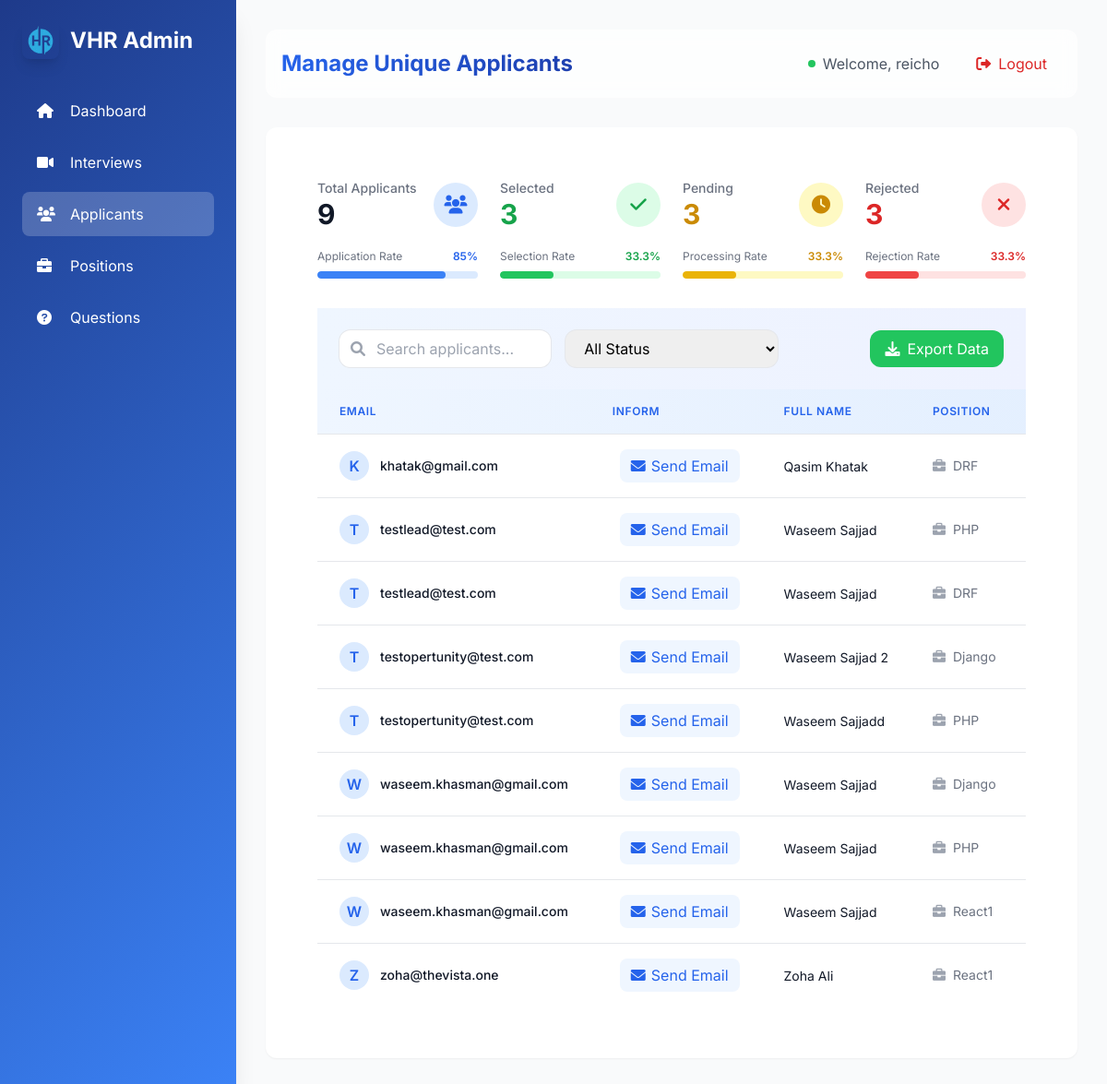
Page /unique_applicants/ (signed in) on the committed database.
### interviews/models.py (models this page shows, shortened)
class Applicant(models.Model):
    STATUS_CHOICES = [
        ('Pending', 'Pending'),
        ('Selected', 'Selected'),
        ('Rejected', 'Rejected'),
    ]
    user = models.ForeignKey(User, on_delete=models.CASCADE, related_name="applicants", null=True, blank=True)
    fullname = models.CharField(max_length=255)
    email = models.EmailField()
    position = models.ForeignKey(Position, on_delete=models.CASCADE, related_name="applicants")
    status = models.CharField(max_length=10, choices=STATUS_CHOICES, default='Pending')
    resume = models.FileField(upload_to='resumes/', null=True, blank=True)
    created_at = models.DateTimeField(auto_now_add=True)
    class Meta:
        unique_together = ('email', 'position')

### interviews/views.py (the view)
# urls.py: path('unique_applicants/', manage_unique_applicants, name='manage_unique_applicants'),
@login_required
def manage_unique_applicants(request):
    unique_applicants = Applicant.objects.values(
        'id',
        'email',
        'position',
        'position__name',
        'fullname',
        'status'
    ).annotate(
        responses_count=Count('responses')
    ).order_by('email')
    total_count = unique_applicants.count()
    status_counts = Applicant.objects.values('status').annotate(
        count=Count('id')
    ).order_by('status')
    selected_count = 0
    pending_count = 0
    rejected_count = 0
    for status in status_counts:
        if status['status'] == 'Selected':
            selected_count = status['count']
        elif status['status'] == 'Pending':
            pending_count = status['count']
        elif status['status'] == 'Rejected':
            rejected_count = status['count']
    selection_rate = round((selected_count / total_count * 100) if total_count > 0 else 0, 1)
    processing_rate = round((pending_count / total_count * 100) if total_count > 0 else 0, 1)
    rejection_rate = round((rejected_count / total_count * 100) if total_count > 0 else 0, 1)
    today = timezone.now()
    thirty_days_ago = today - timedelta(days=30)
    sixty_days_ago = today - timedelta(days=60)
    recent_applications = Applicant.objects.filter(created_at__gte=thirty_days_ago).count()
    previous_applications = Applicant.objects.filter(
        created_at__gte=sixty_days_ago,
        created_at__lt=thirty_days_ago
    ).count()
    application_rate = round(
        ((recent_applications - previous_applications) / previous_applications * 100)
        if previous_applications > 0 else 0,
        1
    )
    context = {
        'unique_applicants': unique_applicants,
        'total_count': total_count,
        'selected_count': selected_count,
        'pending_count': pending_count,
        'rejected_count': rejected_count,
        'selection_rate': selection_rate,
        'processing_rate': processing_rate,
        'rejection_rate': rejection_rate,
        'application_rate': application_rate
    }
    return render(request, 'admin/manage_unique_applicants.html', context)

### interviews/templates/admin/manage_unique_applicants.html (shortened to what this page needs)
{% extends "admin/base_admin.html" %}
{% load response_filters %}
{% block admin_content %}
<div class="max-w-7xl mx-auto px-4 sm:px-6 lg:px-8 py-8">
    <div class="grid grid-cols-1 md:grid-cols-4 gap-6 mb-8">
        <div class="stat-card">
            <div class="flex justify-between items-center">
                <div>
                    <p class="text-gray-500 text-sm font-medium">Total Applicants</p>
                    <p class="text-3xl font-bold text-gray-900">{{ total_count }}</p>
                </div>
                <div class="w-12 h-12 rounded-full bg-blue-100 flex items-center justify-center">
                    <i class="fas fa-users text-blue-600 text-xl"></i>
                </div>
            </div>
            <div class="mt-4">
                <div class="relative pt-1">
                    <div class="flex mb-2 items-center justify-between">
                        <div class="text-xs text-gray-500">Application Rate</div>
                        <div class="text-xs font-semibold text-blue-600">85%</div>
                    </div>
                    <div class="overflow-hidden h-2 text-xs flex rounded bg-blue-100">
                        <div class="w-4/5 bg-blue-500 rounded-full"></div>
                    </div>
                </div>
            </div>
        </div>
<div class="stat-card">
    <div class="flex justify-between items-center">
        <div>
            <p class="text-gray-500 text-sm font-medium">Selected</p>
            <p class="text-3xl font-bold text-green-600">{{ selected_count }}</p>
        </div>
        <div class="w-12 h-12 rounded-full bg-green-100 flex items-center justify-center">
            <i class="fas fa-check text-green-600 text-xl"></i>
        </div>
    </div>
    <div class="mt-4">
        <div class="relative pt-1">
            <div class="flex mb-2 items-center justify-between">
                <div class="text-xs text-gray-500">Selection Rate</div>
                <div class="text-xs font-semibold text-green-600">{{ selection_rate }}%</div>
            </div>
            <div class="overflow-hidden h-2 text-xs flex rounded bg-green-100">
                <div class="bg-green-500 rounded-full" style="width: {{ selection_rate }}%"></div>
            </div>
        </div>
    </div>
</div>
<div class="stat-card">
    <div class="flex justify-between items-center">
        <div>
            <p class="text-gray-500 text-sm font-medium">Pending</p>
            <p class="text-3xl font-bold text-yellow-600">{{ pending_count }}</p>
        </div>
        <div class="w-12 h-12 rounded-full bg-yellow-100 flex items-center justify-center">
            <i class="fas fa-clock text-yellow-600 text-xl"></i>
        </div>
    </div>
    <div class="mt-4">
        <div class="relative pt-1">
            <div class="flex mb-2 items-center justify-between">
                <div class="text-xs text-gray-500">Processing Rate</div>
                <div class="text-xs font-semibold text-yellow-600">{{ processing_rate }}%</div>
            </div>
            <div class="overflow-hidden h-2 text-xs flex rounded bg-yellow-100">
                <div class="bg-yellow-500 rounded-full" style="width: {{ processing_rate }}%"></div>
            </div>
        </div>
    </div>
</div>
<div class="stat-card">
    <div class="flex justify-between items-center">
        <div>
            <p class="text-gray-500 text-sm font-medium">Rejected</p>
            <p class="text-3xl font-bold text-red-600">{{ rejected_count }}</p>
        </div>
        <div class="w-12 h-12 rounded-full bg-red-100 flex items-center justify-center">
            <i class="fas fa-times text-red-600 text-xl"></i>
        </div>
    </div>
    <div class="mt-4">
        <div class="relative pt-1">
            <div class="flex mb-2 items-center justify-between">
                <div class="text-xs text-gray-500">Rejection Rate</div>
                <div class="text-xs font-semibold text-red-600">{{ rejection_rate }}%</div>
            </div>
            <div class="overflow-hidden h-2 text-xs flex rounded bg-red-100">
                <div class="bg-red-500 rounded-full" style="width: {{ rejection_rate }}%"></div>
            </div>
        </div>
    </div>
</div>
    </div>
    <div class="fancy-border">
        <div class="fancy-content">
            <div class="p-6 bg-gradient-to-r from-blue-50 to-indigo-50">
                <div class="grid grid-cols-1 md:grid-cols-3 gap-4">
                    <div class="relative">
                        <input type="text" id="searchInput"
                               placeholder="Search applicants..."
                               class="w-full pl-10 pr-4 py-2 rounded-xl border-0 ring-1 ring-gray-200 focus:ring-2 focus:ring-blue-500 transition-all duration-300">
                        <i class="fas fa-search absolute left-3 top-1/2 transform -translate-y-1/2 text-gray-400"></i>
                    </div>
                    <div class="flex space-x-4">
                        <select id="status-filter" class="w-full px-4 py-2 rounded-xl border-0 ring-1 ring-gray-200 focus:ring-2 focus:ring-blue-500 transition-all duration-300">
                            <option value="">All Status</option>
                        </select>
                    </div>
                    <div class="flex justify-end">
                        <button onclick="exportToCSV()"
                                class="px-4 py-2 bg-green-500 text-white rounded-xl hover:bg-green-600 transition-all duration-300 flex items-center">
                            <i class="fas fa-download mr-2"></i>Export Data
                        </button>
                    </div>
                </div>
            </div>
        <div class="overflow-x-auto">
            <table class="min-w-full divide-y divide-gray-200">
                <thead class="bg-gradient-to-r from-blue-50 to-blue-100">
                    <tr>
                        <th class="px-6 py-4 text-left text-xs font-semibold text-blue-600 uppercase tracking-wider">Email</th>
                        <th class="px-6 py-4 text-left text-xs font-semibold text-blue-600 uppercase tracking-wider">Inform</th>
                        <th class="px-6 py-4 text-left text-xs font-semibold text-blue-600 uppercase tracking-wider">Full Name</th>
                        <th class="px-6 py-4 text-left text-xs font-semibold text-blue-600 uppercase tracking-wider">Position</th>
                        <th class="px-6 py-4 text-left text-xs font-semibold text-blue-600 uppercase tracking-wider">Total Responses</th>
                    </tr>
                </thead>
                <tbody class="bg-white divide-y divide-gray-200">
                    {% for applicant in unique_applicants %}
                    <tr class="table-row-animate" data-aos="fade-left" data-aos-delay="{{ forloop.counter|multiply:100 }}">
                        <td class="px-6 py-4 whitespace-nowrap">
                            <div class="flex items-center">
                                <div class="w-8 h-8 bg-blue-100 rounded-full flex items-center justify-center mr-3">
                                    <span class="text-blue-600 font-semibold">{{ applicant.email|first|upper }}</span>
                                </div>
                                <span class="text-sm font-medium text-gray-900">{{ applicant.email }}</span>
                            </div>
                        </td>
                        <td class="px-6 py-4 whitespace-nowrap">
                            <button onclick="sendEmail('{{ applicant.email }}', '{{ applicant.status }}', '{{ applicant.position }}')"
                            class="action-button inline-flex items-center px-3 py-1.5 bg-blue-50 text-blue-600 rounded-lg hover:bg-blue-100 ml-2">
                        <i class="fas fa-envelope mr-1.5"></i>Send Email
                            </button>
                        </td>
                        <td class="px-6 py-4 whitespace-nowrap">
                            <span class="text-sm text-gray-900">{{ applicant.fullname }}</span>
                        </td>
                        <td class="px-6 py-4 whitespace-nowrap">
                            <div class="flex items-center text-sm text-gray-500">
                                <i class="fas fa-briefcase mr-2 text-gray-400"></i>
                                {{ applicant.position__name }}
                            </div>
                        </td>
                        <td class="px-6 py-4 whitespace-nowrap">
                        </td>
                    </tr>
                    {% endfor %}
                </tbody>
            </table>
        </div>
    </div>
</div>
{% endblock %}

### interviews/templates/admin/base_admin.html (shortened to what this page needs)
{% load static %}
<!DOCTYPE html>
<html lang="en">
  <head>
    <script src="https://cdn.tailwindcss.com"></script>
    <link
      href="https://cdnjs.cloudflare.com/ajax/libs/font-awesome/6.0.0/css/all.min.css"
      rel="stylesheet"
    />
  </head>
  <body class="bg-gray-50">
    <div
      id="sidebar"
      class="sidebar fixed inset-y-0 left-0 w-64 gradient-bg text-white shadow-xl z-30"
    >
      <div class="p-6">
        <div class="flex items-center space-x-3 mb-8">
          <img
            src="{% static 'images/logo.png' %}"
            alt="VHR Logo"
            class="w-10 h-10 rounded-lg object-cover shadow-lg"
          />
          <h1 class="text-2xl font-bold">VHR Admin</h1>
        </div>
        <nav class="space-y-2">
          <a
            href="{% url 'admin_dashboard' %}"
            class="sidebar-item flex items-center py-3 px-4 rounded-lg transition {% if request.resolver_match.url_name == 'admin_dashboard' %}bg-white bg-opacity-20{% endif %} hover:bg-white hover:bg-opacity-10"
          >
            <i class="fas fa-home w-6"></i>
            <span class="ml-3">Dashboard</span>
          </a>
          <a
            href="{% url 'manage_interviews' %}"
            class="sidebar-item flex items-center py-3 px-4 rounded-lg transition {% if request.resolver_match.url_name == 'manage_interviews' %}bg-white bg-opacity-20{% endif %} hover:bg-white hover:bg-opacity-10"
          >
            <i class="fas fa-video w-6"></i>
            <span class="ml-3">Interviews</span>
          </a>
          <a
            href="{% url 'manage_unique_applicants' %}"
            class="sidebar-item flex items-center py-3 px-4 rounded-lg transition {% if request.resolver_match.url_name == 'manage_unique_applicants' %}bg-white bg-opacity-20{% endif %} hover:bg-white hover:bg-opacity-10"
          >
            <i class="fas fa-users w-6"></i>
            <span class="ml-3">Applicants</span>
          </a>
          <a
            href="{% url 'manage_positions' %}"
            class="sidebar-item flex items-center py-3 px-4 rounded-lg transition {% if request.resolver_match.url_name == 'manage_positions' %}bg-white bg-opacity-20{% endif %} hover:bg-white hover:bg-opacity-10"
          >
            <i class="fas fa-briefcase w-6"></i>
            <span class="ml-3">Positions</span>
          </a>
          <a
            href="{% url 'manage_questions' %}"
            class="sidebar-item flex items-center py-3 px-4 rounded-lg transition {% if request.resolver_match.url_name == 'manage_questions' %}bg-white bg-opacity-20{% endif %} hover:bg-white hover:bg-opacity-10"
          >
            <i class="fas fa-question-circle w-6"></i>
            <span class="ml-3">Questions</span>
          </a>
        </nav>
      </div>
    </div>
    <div class="main-content ml-0 md:ml-64 p-8 min-h-screen">
      <div
        class="flex justify-between items-center mb-8 p-4 glassmorphism rounded-xl"
      >
        <h2
          class="text-2xl font-bold bg-gradient-to-r from-blue-600 to-blue-800 bg-clip-text text-transparent"
        >
        </h2>
        <div class="flex items-center space-x-6">
          <div class="flex items-center space-x-2">
            <div class="w-2 h-2 bg-green-500 rounded-full"></div>
            <span class="text-gray-600"
              >Welcome, {{ request.user.username }}</span
            >
          </div>
          <form method="POST" action="{% url 'admin_logout' %}" class="inline">
            <button
              type="submit"
              class="flex items-center space-x-2 px-4 py-2 rounded-lg text-red-600 hover:bg-red-50 transition-colors"
            >
              <i class="fas fa-sign-out-alt"></i>
              <span>Logout</span>
            </button>
          </form>
        </div>
      </div>
      <div class="p-6 bg-white rounded-xl shadow-sm">
        {% block admin_content %}{% endblock %}
      </div>
    </div>
  </body>
</html>

### interviews/templates/admin/base_admin.html (style rules this page uses)
body { font-family: "Inter", sans-serif; }
.sidebar-item { transition: all 0.3s ease; }
.glassmorphism { background: rgba(255, 255, 255, 0.7); backdrop-filter: blur(10px); border: 1px solid rgba(255, 255, 255, 0.18); }
.gradient-bg { background: linear-gradient(135deg, #1e3a8a 0%, #3b82f6 100%); }

### rows in the picture
Applicant: email|first "K", email "khatak@gmail.com", fullname "Qasim Khatak", position__name "DRF"
Applicant: email|first "T", email "testopertunity@test.com", fullname "Waseem Sajjad 2", position__name "Django"
Applicant: email|first "T", email "testopertunity@test.com", fullname "Waseem Sajjadd", position__name "PHP"
Applicant: email|first "Z", email "zoha@thevista.one", fullname "Zoha Ali", position__name "React1"

### other values in the picture
{{ request.user.username }} "reicho"
{{ total_count }} "9"
{{ selected_count }} "3"
{{ selection_rate }} "33.3"
{{ pending_count }} "3"
{{ processing_rate }} "33.3"
{{ rejected_count }} "3"
{{ rejection_rate }} "33.3"
{{ applicant.email|first|upper }} "T" "T" "W" "W" "W"
{{ applicant.email }} "testlead@test.com" "testlead@test.com" "waseem.khasman@gmail.com" "waseem.khasman@gmail.com" "waseem.khasman@gmail.com"
{{ applicant.fullname }} "Waseem Sajjad" "Waseem Sajjad" "Waseem Sajjad" "Waseem Sajjad" "Waseem Sajjad"
{{ applicant.position__name }} "PHP" "DRF" "Django" "PHP" "React1"
